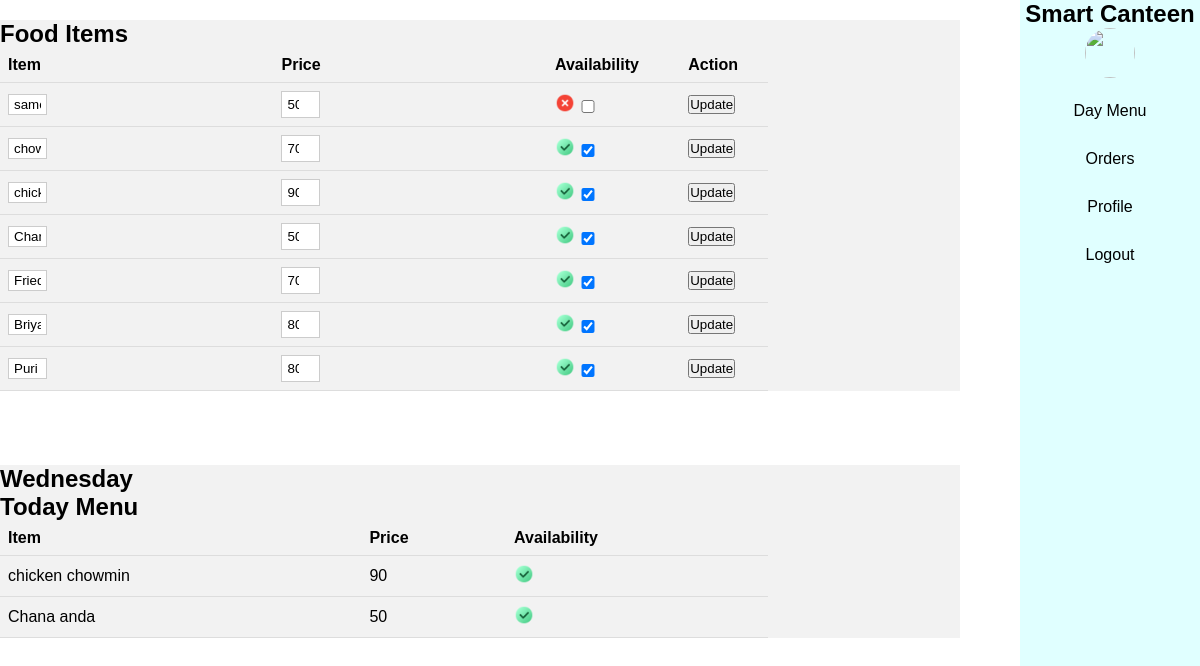
Page /staff/ (signed in) on the earlier database version.
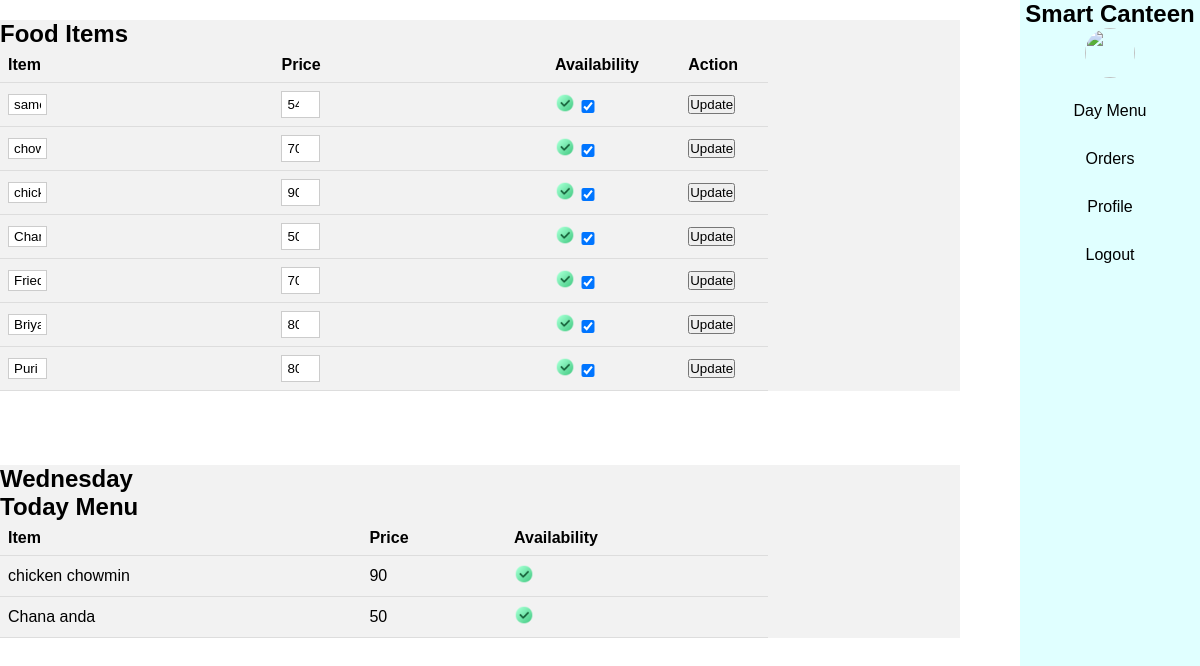
Same page on the later database version.
### base/models.py (models this page shows, shortened)
class FoodItem(models.Model):
    name = models.CharField(max_length=100)
    price = models.IntegerField( )
    available = models.BooleanField(default=True)

### base/decorators.py (the view)
    def wrap(request, *args, **kwargs):
        user = request.user
        if hasattr(user, "administration"):
            admin = user.administration
            if admin.user_type == "Admin":
                return redirect("canteen_admin")
        elif hasattr(user, "student"):
            return redirect("home")
        return function(request, *args, **kwargs)

### base/views.py (called while the page is built)
@login_required(login_url="login")
@check_staff
def staff_dashboard(request):
    food_item = FoodItem.objects.all()
    time_zone = timezone.now()
    day_of_week = time_zone.strftime("%A")
    day_menu = Menu.objects.get(day_of_week=day_of_week[:2].upper())
    today_menu_items = day_menu.menu_items.all()
    context = {
        "food_item": food_item,
        "today_menu": today_menu_items,
        "date": day_of_week,
    }
    return render(request, "dashboards/staff.html", context)

### templates/dashboards/staff.html (shortened to what this page needs)
<!DOCTYPE html>
{% load static %}
<html lang="en">
<head>
    <link rel="stylesheet" href="{% static 'styles/styles.css' %}">
</head>
<body>
    <div class="main">
        <div class="navbar">
            <nav>
                <ul>
                    <li id="brand">
                        <div id="brand">
                            <h2>
                                Smart Canteen
                            </h2>
                            <img id="logo" src="../image/logo1.png" alt="">
                        </div>
                    </li>
                    <li><a href="{%url 'staff'%}">Day Menu</a></li>
                    <li><a href="{% url 'list_orders' %}">Orders</a></li>
                    <li><a href="user.html">Profile</a></li>
                    <li><a href="{% url 'logout' %}">Logout</a></li>
                </ul>
            </nav>
        </div>
    </div>
    <div class="menu">
        <h2>Food Items</h2>
        <table>
            <tr>
                <th>Item</th>
                <th>Price</th>
                <th>Availability</th>
                <th>Action</th>
            </tr>
            {% for item in food_item %}
            <form action="{% url 'update_fooditem' item.id %}" method="POST">
                <tr>
                    <td>
                        <input type="text" name="name" value="{{item.name}}" id="" style="padding: 2px 5px;">
                    </td>
                    <td>
                        <input type="number" name="price" value="{{item.price}}" id="">
                    </td>
                    {% if item.available %}
                    <td><img id="availability" src="{%static 'images/icons/right.png'%}" alt="">
                        <input type="checkbox" name="available" checked>
                    </td>
                    {% else %}
                    <td><img id="availability" src="{%static 'images/icons/wrong.png'%}" alt="">
                        <input type="checkbox" name="available"></input>
                    </td>
                    {% endif %}
                    <td><button>Update</button></td>
                </tr>
            </form>
            {% endfor %}
        </table>
    </div>
    <br><br><br>
    <div class="menu">
        <h2>{{date}}</h2>
        <h2>Today Menu</h2>
        <table>
            <tr>
                <th>Item</th>
                <th>Price</th>
                <th>Availability</th>
            </tr>
            {% for item in today_menu %}
            <tr>
                <td>{{item.name}}</td>
                <td>{{item.price}}
                </td>
                {% if item.available %}
                <td><img id="availability" src="{%static 'images/icons/right.png'%}" alt=""></td>
                {% else %}
                <td><img id="availability" src="{%static 'images/icons/wrong.png'%}" alt=""></td>
                {% endif %}
            </tr>
            {% endfor %}
        </table>
    </div>
</body>
</html>

Differences in the rows shown:
changed FoodItem "samosa": price "50" → "54"; available: picture added; available: picture removed; available "☐" → "☑"
